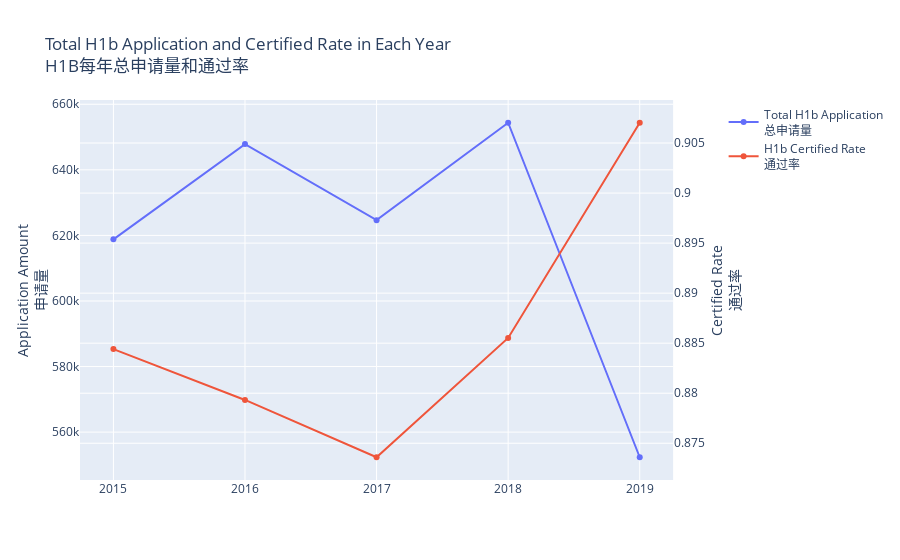

Notebook code cell kept with this figure:
### Code cell
fig5 = make_subplots(specs=[[{"secondary_y": True}]])
fig5.add_trace(
    go.Scatter(x=np.array([2015,2016,2017,2018,2019]).astype(object), y=tot_apply, name="Total H1b Application"+'<br>' + '总申请量'),
    secondary_y=False,
)

fig5.add_trace(
    go.Scatter(x=np.array([2015,2016,2017,2018,2019]).astype(object), y=ap_rate, name="H1b Certified Rate"+'<br>' + '通过率'),
    secondary_y=True,
)

fig5.update_layout(
    title_text="Total H1b Application and Certified Rate in Each Year" + '<br>' + 'H1B每年总申请量和通过率',
    xaxis={'tickformat':'d'}
)

fig5.update_yaxes(title_text="Application Amount"+ '<br>' + '申请量', secondary_y=False)
fig5.update_yaxes(title_text="Certified Rate"+'<br>' + '通过率', secondary_y=True)
fig5.show()
#py.iplot(fig5, filename='trendline1')

### Figure 1 — Plotly figure (JSON) as saved in the notebook; plotly's stock layout.template omitted (floating-point values rounded to 4 significant figures)
{"data": [{"name": "Total H1b Application<br>总申请量", "type": "scatter", "x": [2015, 2016, 2017, 2018, 2019], "xaxis": "x", "y": [618804, 647852, 624650, 654360, 552336], "yaxis": "y"}, {"name": "H1b Certified Rate<br>通过率", "type": "scatter", "x": [2015, 2016, 2017, 2018, 2019], "xaxis": "x", "y": [0.8844, 0.8793, 0.8736, 0.8855, 0.907], "yaxis": "y2"}], "layout": {"title": {"text": "Total H1b Application and Certified Rate in Each Year<br>H1B每年总申请量和通过率"}, "xaxis": {"anchor": "y", "domain": [0, 0.94], "tickformat": "d"}, "yaxis": {"anchor": "x", "domain": [0, 1], "title": {"text": "Application Amount<br>申请量"}}, "yaxis2": {"anchor": "x", "overlaying": "y", "side": "right", "title": {"text": "Certified Rate<br>通过率"}}}}
